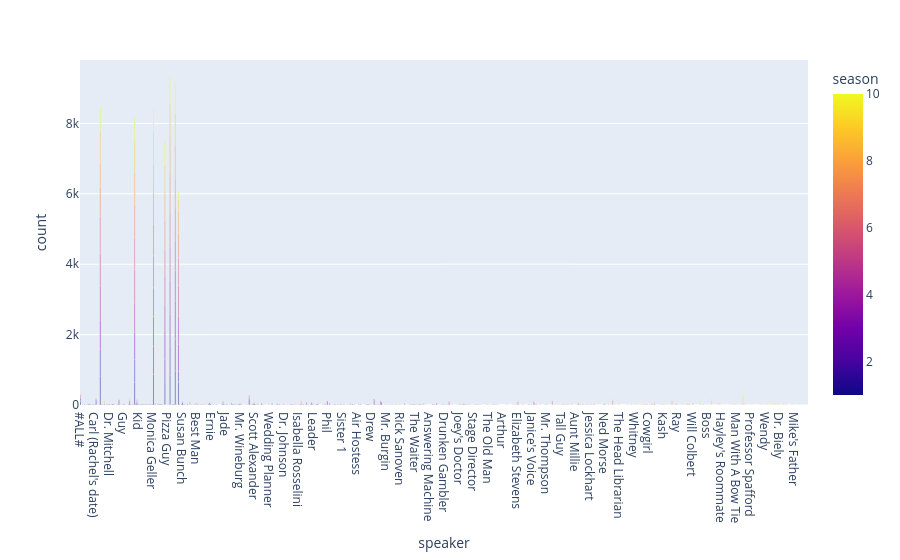

The notebook cell this image was saved under:
### Code cell
#Nombre de speakers dans chaque season
bar(data_frame=data[['season','speaker']].groupby(by=['season','speaker']).size().reset_index().rename({0:'count'}, axis=1), x='speaker',y='count',color='season')

### Figure 1 — Plotly figure (JSON) as saved in the notebook; plotly's stock layout.template omitted (floating-point values rounded to 4 significant figures; data arrays with more than 128 entries replaced by an {"elided": "..."} marker saying what was removed)
{"data": [{"alignmentgroup": "True", "hovertemplate": "speaker=%{x}<br>count=%{y}<br>season=%{marker.color}<extra></extra>", "legendgroup": "", "marker": {"color": {"elided": "1025 int values"}, "coloraxis": "coloraxis", "pattern": {"shape": ""}}, "name": "", "offsetgroup": "", "orientation": "v", "showlegend": false, "textposition": "auto", "type": "bar", "x": {"elided": "1025 str values"}, "xaxis": "x", "y": {"elided": "1025 int values"}, "yaxis": "y"}], "layout": {"barmode": "relative", "coloraxis": {"colorbar": {"title": {"text": "season"}}, "colorscale": [[0, "#0d0887"], [0.1111, "#46039f"], [0.2222, "#7201a8"], [0.3333, "#9c179e"], [0.4444, "#bd3786"], [0.5556, "#d8576b"], [0.6667, "#ed7953"], [0.7778, "#fb9f3a"], [0.8889, "#fdca26"], [1, "#f0f921"]]}, "legend": {"tracegroupgap": 0}, "margin": {"t": 60}, "xaxis": {"anchor": "y", "domain": [0, 1], "title": {"text": "speaker"}}, "yaxis": {"anchor": "x", "domain": [0, 1], "title": {"text": "count"}}}}
